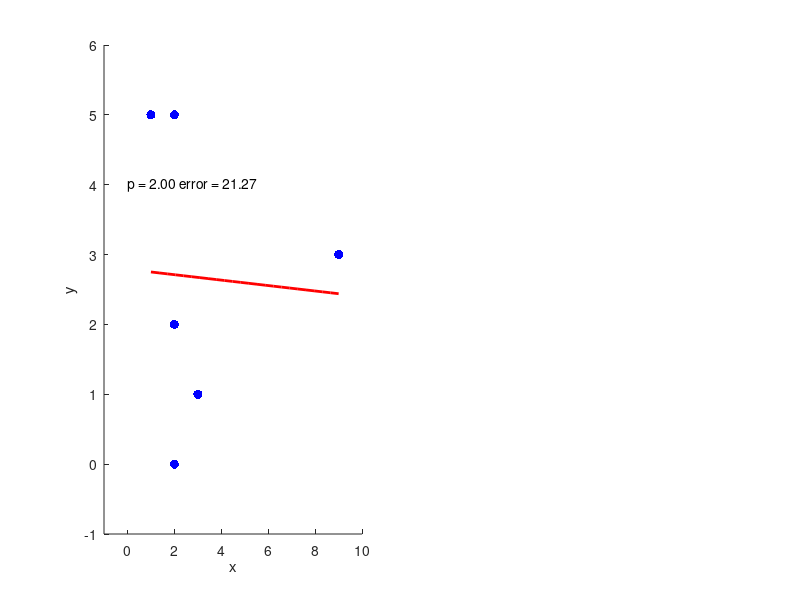

This chart was generated by the following MATLAB code:
function PolyRegress_1();

rng(0);

DATA_x = [2 1 2 3 9 2];
DATA_y = [0 5 2 1 3 5];
N = length(DATA_x);

d=2;
p=2;

subplot(1,2,1);
hold on;
plot(DATA_x,DATA_y,'b.','MarkerSize',20,'MarkerFaceColor','b');


q_initial=randn(d,1);
[q,ne,fe] = root_of_dEp(q_initial,DATA_x,DATA_y,p);
DATA_i = linspace(min(DATA_x),max(DATA_x),4*N);
plot(DATA_i,polyval(q(end:-1:1),DATA_i),'r-','LineWidth',2);
text(0,4,sprintf('p = %0.2f error = %0.2f',p,fe));
disp(q);
disp(fe);

hold off;
xlabel('x');ylabel('y');
axis([-1,+10,-1,+6]);


function [qroot,newtonerror,finalerror] = root_of_dEp(q_initial,x,y,p);
max_iteration = 15; iteration=0;
q = q_initial;
while (iteration<max_iteration);
dq = inv(ddEp(q,x,y,p))*dEp(q,x,y,p);
q = q - dq;
iteration = iteration+1;
end; 
qroot = q; newtonerror = norm(dEp(qroot,x,y,p)); finalerror = Ep(qroot,x,y,p);

function output = Ep(q,x,y,p);
r = polyval(q(end:-1:1),x)-y;
output = sum(abs(r).^p);

function output = dEp(q,x,y,p);
r = polyval(q(end:-1:1),x)-y;
output = zeros(length(q),1);
for j=0:length(q)-1;
output(1+j) = sum(p*(abs(r).^(p-1)).*(x.^j).*sign(r));
end;

function output = ddEp(q,x,y,p);
r = polyval(q(end:-1:1),x)-y;
output = zeros(length(q),length(q));
for j=0:length(q)-1;
for k=0:length(q)-1;
output(1+j,1+k) = sum(p*(p-1)*(abs(r).^(p-2)).*(x.^(j+k)));
end;
end;
